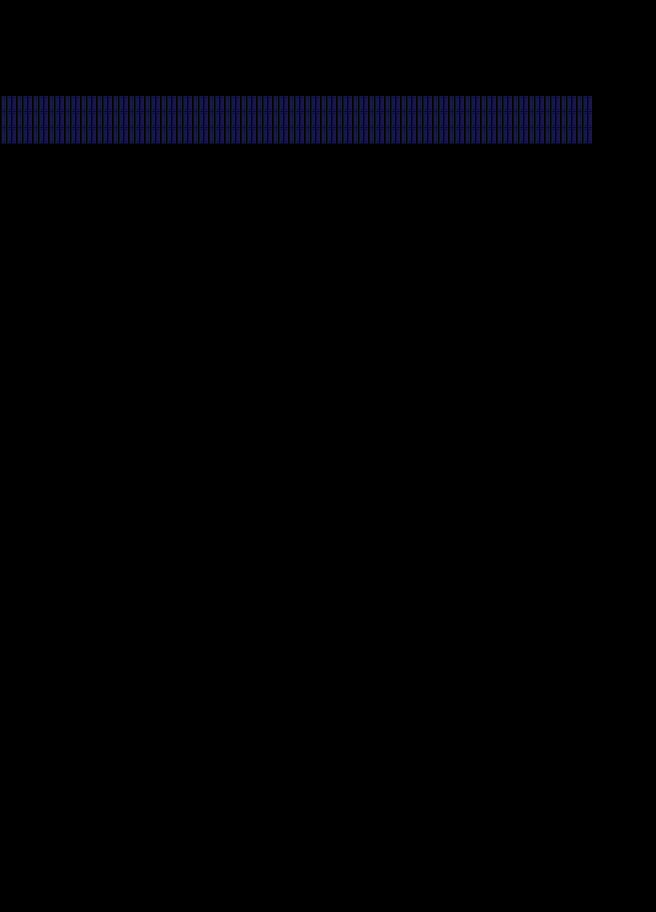

A level layout from a 2D game, rendered from its tile map. Below: a short description, then the map file with tile-grid data replaced by summaries:
An orthogonal 41x57 tile map with 16x16 px tiles, 3 tile layers (BGLower, BGUpper, BGUpper2) and 3 objects.

<map version="1.10" tiledversion="1.10.1" orientation="orthogonal" renderorder="right-down" width="41" height="57" tilewidth="16" tileheight="16" infinite="0" nextlayerid="11" nextobjectid="387">
 <tileset firstgid="1" source="waterfall.tsx" />
 <layer id="7" name="BGLower" width="41" height="57">
  <data>[2337 cells, 2337 non-empty, 2 distinct tile ids]</data>
 </layer>
 <layer id="8" name="BGUpper" width="41" height="57">
  <data>[2337 cells, 0 non-empty, 0 distinct tile ids]</data>
 </layer>
 <layer id="9" name="BGUpper2" width="41" height="57">
  <data>[2337 cells, 0 non-empty, 0 distinct tile ids]</data>
 </layer>
 <objectgroup id="10" name="Wall">
  <object id="384" x="0" y="80" width="592" height="16" />
  <object id="385" x="592" y="96" width="16" height="48" />
  <object id="386" x="0" y="144" width="592" height="16" />
 </objectgroup>
 <objectgroup id="3" name="Entity" opacity="0.71" />
 <objectgroup draworder="index" id="4" name="Warp" />
 <objectgroup id="11" name="Path" />
</map>
